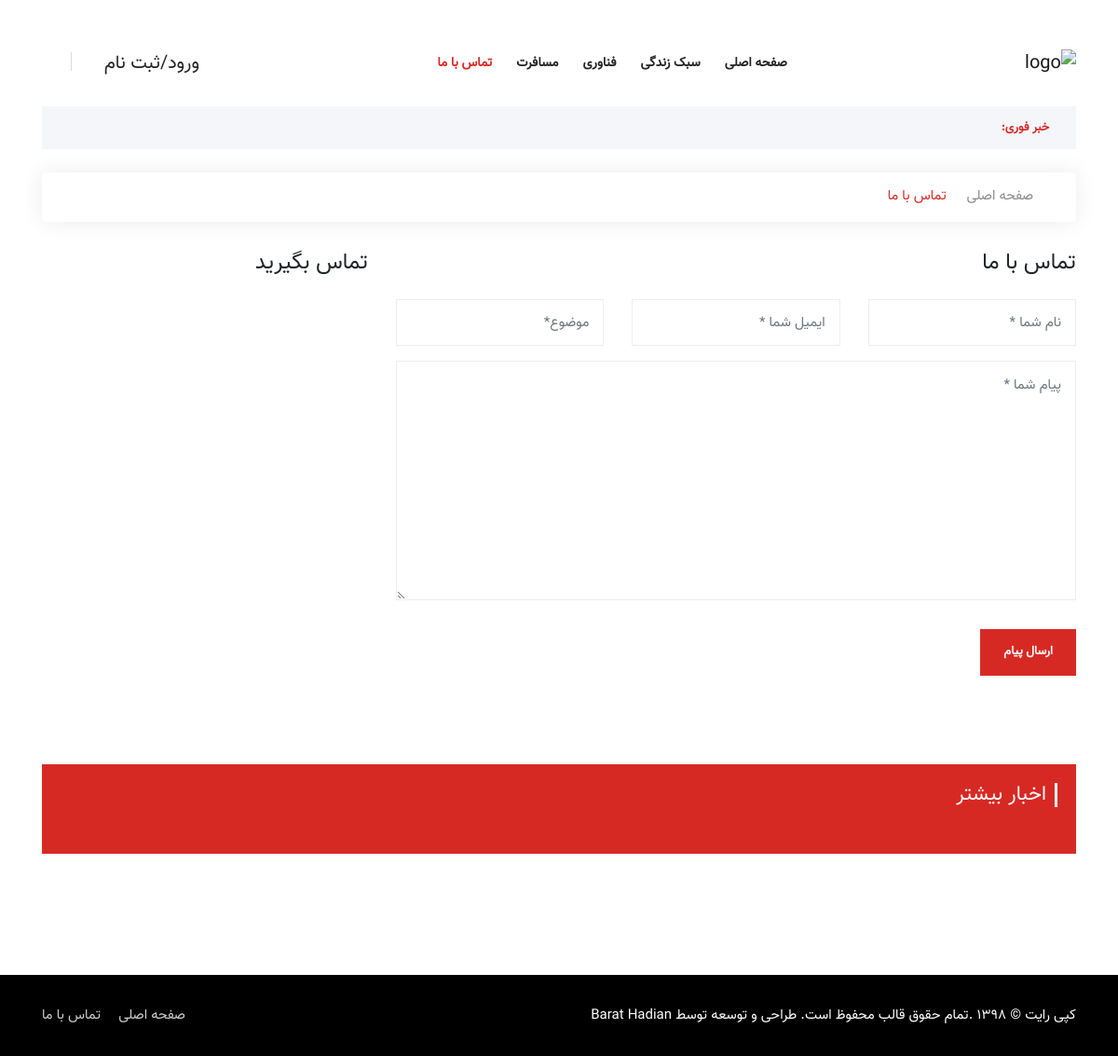
Page /contact/ on the earlier database version.
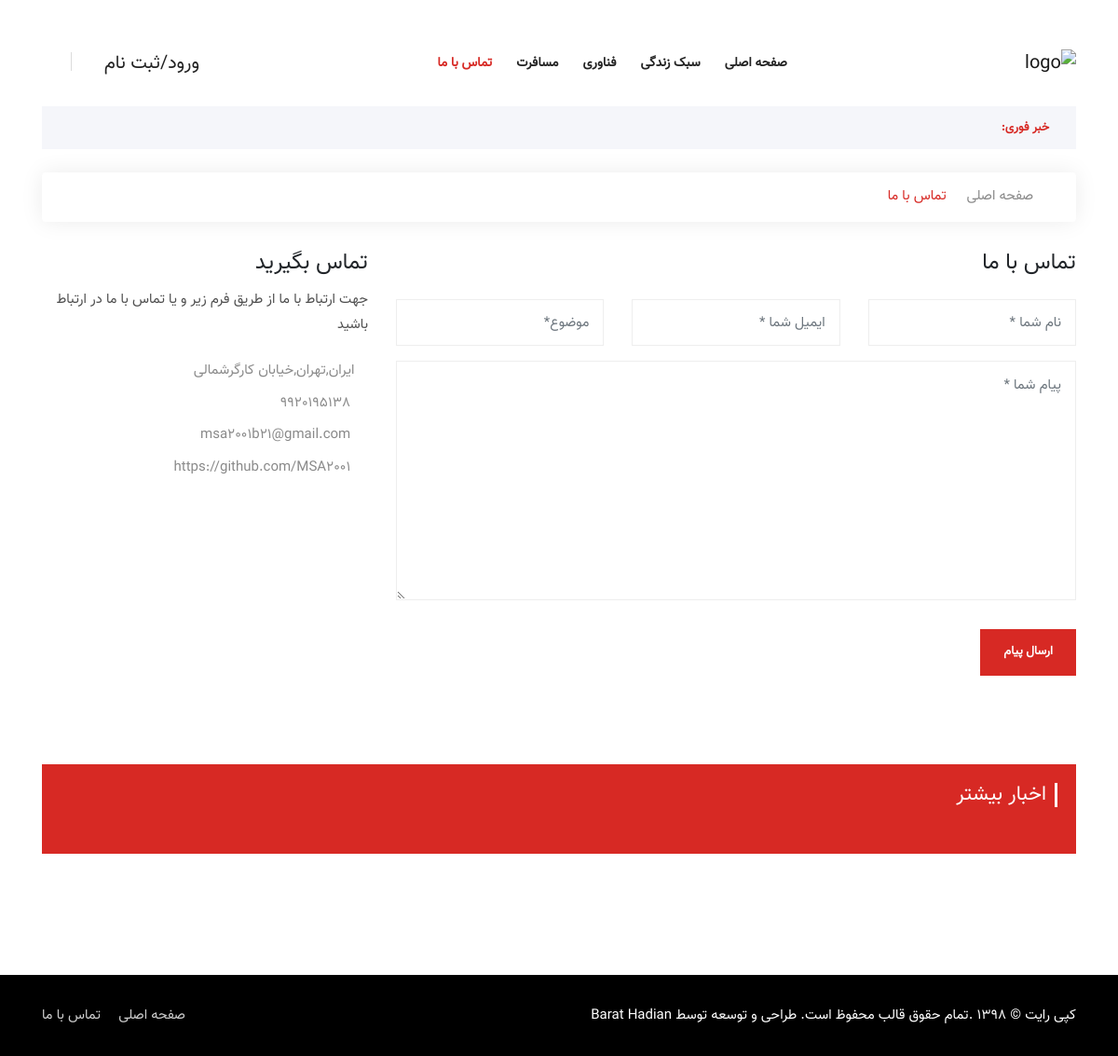
Same page on the later database version.
### Blog/models.py (models this page shows)
class Info(models.Model):
    body = models.CharField(max_length=200, null=True, blank=True)
    location = models.CharField(max_length=200, null=True, blank=True)
    number = models.IntegerField(max_length=20, null=True, blank=True)
    email = models.EmailField(max_length=30, null=True, blank=True)
    site = models.CharField(max_length=30, null=True, blank=True)

### Blog/views.py (the view, shortened to what this page needs)
# urls.py: path('contact/', views.contact, name='contact'),
def contact(request):
    info = Info.objects.all().last()
    return render(request, 'Blog/contact.html', {'info': info})

### context_processors/context_processors.py (called while the page is built)
def Breakingnews(request):
    breaking_news = Article.objects.filter(category=4).order_by('-updated')
    return {'breaking_news': breaking_news}

def more_news(request):
    news = Article.objects.all().order_by('?')
    return {'news': news}

### Blog/templates/Blog/contact.html (shortened to what the changed rows need)
﻿{% load static %}
<!doctype html>
<html lang="fa">
<head>
    <link rel="stylesheet" href="{% static 'assets/css/bootstrap.min.css' %}">
    <link rel="stylesheet" href="{% static 'assets/css/animate.min.css' %}">
    <link rel="stylesheet" href="{% static 'assets/css/icofont.min.css' %}">
    <link rel="stylesheet" href="{% static 'assets/css/meanmenu.css' %}">
    <link rel="stylesheet" href="{% static 'assets/css/owl.carousel.min.css' %}">
    <link rel="stylesheet" href="{% static 'assets/css/magnific-popup.min.css' %}">
    <link rel="stylesheet" href="{% static 'assets/css/style.css' %}">
    <link rel="stylesheet" href="{% static 'assets/css/rtl.css' %}">
    <link rel="stylesheet" href="{% static 'assets/css/responsive.css' %}">
    </head>
    <body>
    <section class="contact-area pb-40">
        <div class="container">
            <div class="row">
                <div class="col-lg-4 col-md-12">
                    <div class="contact-info">
                        <h3>تماس بگیرید</h3>
                        <p>{{ info.body }}</p>
                        <ul>
                            <li><i class="icofont-google-map"></i>{{ info.location }}</li>
                            <li><i class="icofont-phone"></i> <a href="#">{{ info.number }}</a></li>
                            <li><i class="icofont-envelope"></i> <a href="#">{{ info.email }}</a></li>
                            <li><i class="icofont-ui-browser"></i> <a href="#">{{ info.site }}</a></li>
                        </ul>
                    </div>
                </div>
            </div>
        </div>
    </section>
   {% include 'includes/footer.html' %}
    </body>
</html>

Differences in the rows shown:
added Info: body "جهت ارتباط با ما از طریق فرم زیر و یا تماس با ما در ارتباط باشید", location "ایران,تهران,خیابان کارگرشمالی", number "9920195138", email "msa2001b21@gmail.com", site "https://github.com/MSA2001"
